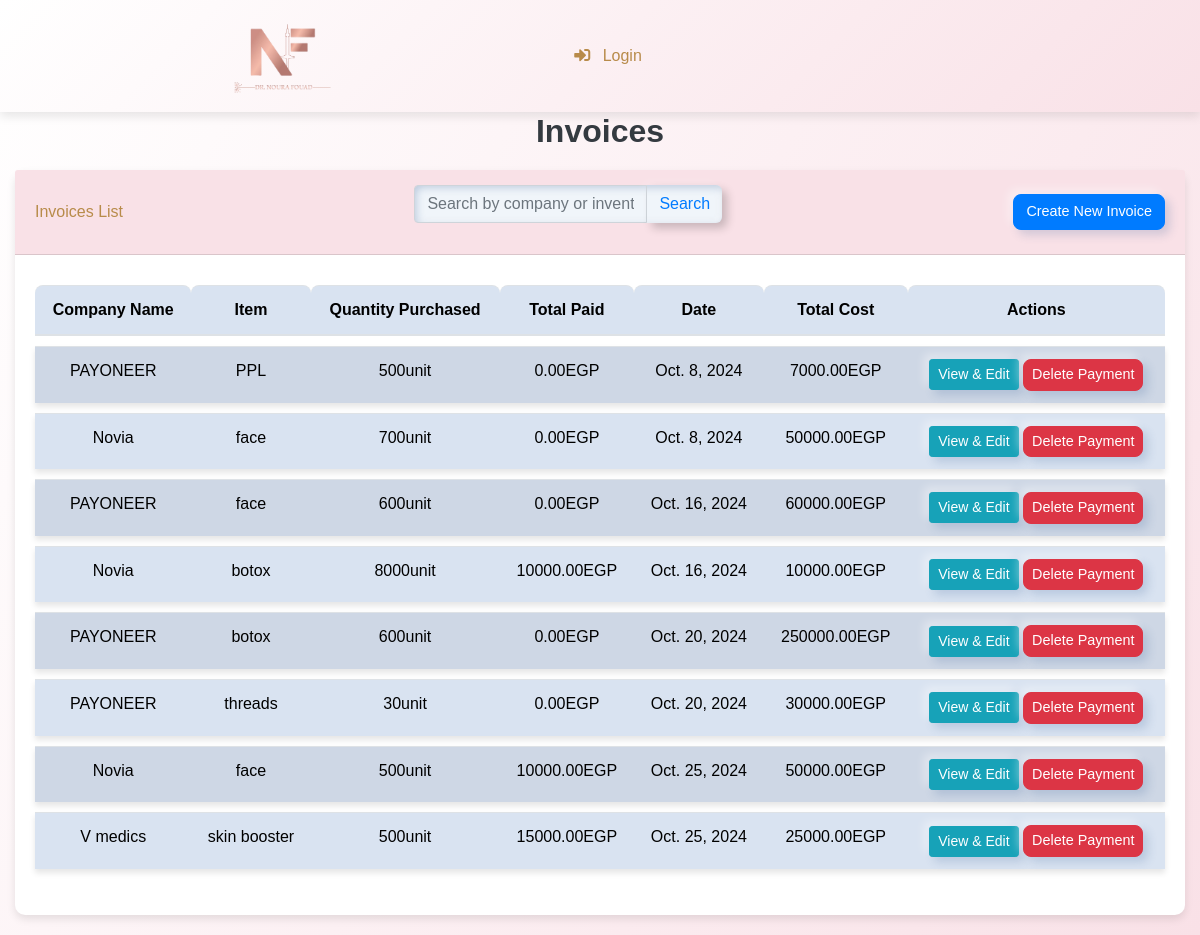
Screenshot of /invoices/ with the database file from the repository.
### webapp/models.py (models this page shows, shortened)
class Invoice(models.Model):
    PAYMENT_METHODS = [
        ('Immediate', 'Immediate Payment'),
        ('Deferred', 'Deferred Payment'),
    ]
    company = models.ForeignKey(Companies, on_delete=models.CASCADE, related_name='invoices')
    item = models.ForeignKey(Inventory, on_delete=models.CASCADE, related_name='invoices')
    quantity_purchased = models.IntegerField()
    quantity_used = models.IntegerField(default=0)  # الكمية المستخدمة
    purchase_date = models.DateField(auto_now_add=True)
    total_cost = models.DecimalField(max_digits=10, decimal_places=2)
    payment_method = models.CharField(max_length=10, choices=PAYMENT_METHODS, default='Immediate')  # طريقة الدفع
    is_fully_paid = models.BooleanField(default=False)  # حالة الدفع الكلي
    total_paid = models.DecimalField(max_digits=10, decimal_places=2, default=0)  # المبلغ المدفوع
    due_dates = models.JSONField(null=True, blank=True)  # مواعيد الدفعات
    payments = models.JSONField(null=True, blank=True)  # قيم الدفعات

class Companies(models.Model):
    company_name = models.CharField(max_length=255)
    company_address = models.CharField(max_length=500)
    company_phone = models.CharField(max_length=20)
    total_paid = models.DecimalField(max_digits=10, decimal_places=2, default=0)  # إجمالي المدفوعات
    total_due = models.DecimalField(max_digits=10, decimal_places=2, default=0)   # إجمالي المتبقي

class Inventory(models.Model):
    item_name = models.CharField(max_length=300)
    item_quantity = models.IntegerField()  # الكمية الموجودة في المخزن
    item_price = models.DecimalField(max_digits=10, decimal_places=2)  # سعر البيع
    item_cost = models.DecimalField(max_digits=10, decimal_places=2)  # تكلفة المنتج
    company_source = models.ForeignKey(Companies, on_delete=models.CASCADE, related_name='inventory_items')
    created_at = models.DateTimeField(auto_now_add=True)

### webapp/views.py (the view)
# urls.py: path('invoices/', views.invoice_list, name='invoice_list'),
def invoice_list(request):
    invoices = Invoice.objects.all()
    return render(request, 'web/invoice_list.html', {'invoices': invoices})

### templates/web/invoice_list.html (shortened to what this page needs)
{% extends "base.html" %}
{% block content %}
<!DOCTYPE html>
<html lang="en">
<head>
    <link rel="stylesheet" href="https://stackpath.bootstrapcdn.com/bootstrap/4.5.2/css/bootstrap.min.css">
</head>
<body>
    <div class="container-fluid">
        <h1 class="h2">Invoices</h1>
        <div class="card">
            <div class="card-header">
                <span>Invoices List</span>
                <form method="GET" class="mb-3">
                    <div class="input-group">
                        <input type="text" name="q" class="form-control" placeholder="Search by company or inventory item" value="{{ request.GET.q }}">
                        <div class="input-group-append">
                            <button class="btn btn-outline-primary" type="submit">Search</button>
                        </div>
                    </div>
                </form>
                <a href="{% url 'create_invoice' %}" class="btn btn-primary">Create New Invoice</a>
            </div>
            <div class="card-body">
                <table class="table table-striped">
                    <thead>
                        <tr>
                            <th>Company Name</th>
                            <th>Item</th>
                            <th>Quantity Purchased</th>
                            <th>Total Paid</th>
                            <th>Date</th>
                            <th>Total Cost</th>
                            <th>Actions</th>
                        </tr>
                    </thead>
                    <tbody>
                        {% for invoice in invoices %}
                        <tr>
                            <td>{{ invoice.company.company_name }}</td>
                            <td>{{ invoice.item.item_name }}</td>
                            <td>{{ invoice.quantity_purchased }}unit</td>
                            <td>{{ invoice.total_paid }}EGP</td>
                            <td>{{ invoice.purchase_date }}</td>
                            <td>{{ invoice.total_cost }}EGP</td>
                            <td>
                                <a href="{% url 'invoice_detail' invoice.id %}" class="btn btn-sm btn-info">View & Edit</a>
                                <form action="{% url 'delete_invoice' invoice.id %}" method="POST" style="display: inline;">
                                    <button type="submit" class="btn btn-sm btn-danger" onclick="return confirm('Are you sure you want to delete this payment?');">
                                        Delete Payment
                                    </button>
                                </form>
                            </td>
                        </tr>
                        {% endfor %}
                    </tbody>
                </table>
            </div>
        </div>
    </div>
</body>
</html>
{% endblock %}

### templates/web/invoice_list.html (style rules this page uses)
body { background: linear-gradient(120deg, #ffffff, #f9e1e7); font-family: 'Arial', sans-serif; }
.card { margin-bottom: 20px; border: none; border-radius: 10px; box-shadow: 0 4px 8px rgba(0, 0, 0, 0.1); }
.card-header { display: flex; justify-content: space-between; align-items: center; background-color: #f9e1e7; color: #b88b4a; border-radius: 10px 10px 0 0; padding: 15px 20px; }
h1.h2 { color: #343a40; font-weight: bold; margin-bottom: 20px; text-align: center; }
table.table { border-collapse: separate; border-spacing: 0 10px; }
table thead th { background-color: #343a40; color: white; font-size: 1rem; text-align: center; border-top-left-radius: 8px; border-top-right-radius: 8px; padding: 10px; }
table tbody tr { background-color: white; box-shadow: 0 4px 6px rgba(0, 0, 0, 0.1); transition: transform 0.2s ease; }
table tbody td { padding: 15px; text-align: center; color: #343a40; font-weight: 500; vertical-align: middle; }
.btn-primary, .btn-danger, .btn-success { font-size: 0.9em; border-radius: 8px; transition: background-color 0.3s ease; }

### rows the page displays
Invoice: company.company_name "PAYONEER", item.item_name "PPL", quantity_purchased "500", total_paid "0.00", purchase_date "Oct. 8, 2024", total_cost "7000.00"
Invoice: company.company_name "Novia", item.item_name "face", quantity_purchased "700", total_paid "0.00", purchase_date "Oct. 8, 2024", total_cost "50000.00"
Invoice: company.company_name "PAYONEER", item.item_name "face", quantity_purchased "600", total_paid "0.00", purchase_date "Oct. 16, 2024", total_cost "60000.00"
Invoice: company.company_name "Novia", item.item_name "botox", quantity_purchased "8000", total_paid "10000.00", purchase_date "Oct. 16, 2024", total_cost "10000.00"
Invoice: company.company_name "PAYONEER", item.item_name "botox", quantity_purchased "600", total_paid "0.00", purchase_date "Oct. 20, 2024", total_cost "250000.00"
Invoice: company.company_name "PAYONEER", item.item_name "threads", quantity_purchased "30", total_paid "0.00", purchase_date "Oct. 20, 2024", total_cost "30000.00"
Invoice: company.company_name "Novia", item.item_name "face", quantity_purchased "500", total_paid "10000.00", purchase_date "Oct. 25, 2024", total_cost "50000.00"
Invoice: company.company_name "V medics", item.item_name "skin booster", quantity_purchased "500", total_paid "15000.00", purchase_date "Oct. 25, 2024", total_cost "25000.00"
